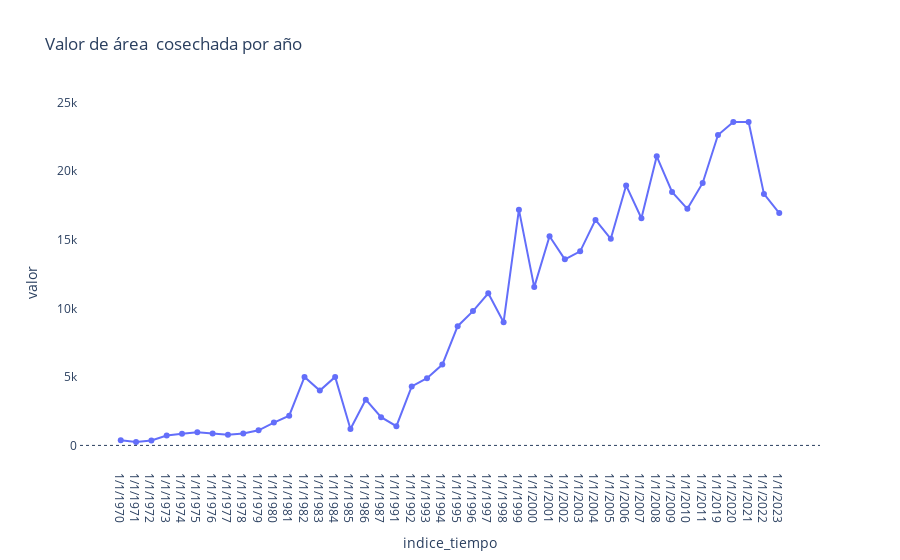

Notebook code cell kept with this figure:
### Markdown cell above
### Gráfico de valor por área cosechada por año

### Code cell
Valores = mercedes.groupby("indice_tiempo")["valor"].mean().reset_index()

fig = px.line(Valores, x="indice_tiempo", y = "valor", markers=True,  title = "Valor de área  cosechada por año")

fig.add_hline(0, line_width = 1, line_dash = "dot")

fig.update_layout({
'plot_bgcolor': 'white',
'paper_bgcolor': 'white',
})
fig.update_xaxes(showline=True, linewidth=1, linecolor='white')
fig.update_yaxes(showline=True, linewidth=1, linecolor='white')

fig.add_annotation(
    text = ("Source:https://datos.magyp.gob.ar/dataset?tags=arroz&_tags_limit=0"), showarrow=False, x = 0, y = -0.30
    , xref='paper', yref='paper', xanchor='left', yanchor='bottom', xshift=-1, yshift=-5
    , font=dict(size=10, color="darkgrey"), align="left")

fig.show()

### Figure 1 — Plotly figure (JSON) as saved in the notebook; plotly's stock layout.template omitted (floating-point values rounded to 4 significant figures)
{"data": [{"hovertemplate": "indice_tiempo=%{x}<br>valor=%{y}<extra></extra>", "legendgroup": "", "line": {"color": "#636efa", "dash": "solid"}, "marker": {"symbol": "circle"}, "mode": "lines+markers", "name": "", "orientation": "v", "showlegend": false, "type": "scatter", "x": ["1/1/1970", "1/1/1971", "1/1/1972", "1/1/1973", "1/1/1974", "1/1/1975", "1/1/1976", "1/1/1977", "1/1/1978", "1/1/1979", "1/1/1980", "1/1/1981", "1/1/1982", "1/1/1983", "1/1/1984", "1/1/1985", "1/1/1986", "1/1/1987", "1/1/1991", "1/1/1992", "1/1/1993", "1/1/1994", "1/1/1995", "1/1/1996", "1/1/1997", "1/1/1998", "1/1/1999", "1/1/2000", "1/1/2001", "1/1/2002", "1/1/2003", "1/1/2004", "1/1/2005", "1/1/2006", "1/1/2007", "1/1/2008", "1/1/2009", "1/1/2010", "1/1/2011", "1/1/2019", "1/1/2020", "1/1/2021", "1/1/2022", "1/1/2023"], "xaxis": "x", "y": [380, 245, 360, 720, 845, 960, 870, 775, 875, 1100, 1665, 2170, 5000, 4000, 5000, 1200, 3340, 2060, 1400, 4300, 4900, 5900, 8700, 9800, 11100, 8990, 17200, 11550, 15260, 13575, 14160, 16453, 15075, 18970, 16575, 21095, 18490, 17260, 19150, 22650, 23600, 23600, 18350, 16950], "yaxis": "y"}], "layout": {"annotations": [{"align": "left", "font": {"color": "darkgrey", "size": 10}, "showarrow": false, "text": "Source:https://datos.magyp.gob.ar/dataset?tags=arroz&_tags_limit=0", "x": 0, "xanchor": "left", "xref": "paper", "xshift": -1, "y": -0.3, "yanchor": "bottom", "yref": "paper", "yshift": -5}], "autosize": true, "legend": {"tracegroupgap": 0}, "paper_bgcolor": "white", "plot_bgcolor": "white", "shapes": [{"line": {"dash": "dot", "width": 1}, "type": "line", "x0": 0, "x1": 1, "xref": "x domain", "y0": 0, "y1": 0, "yref": "y"}], "title": {"text": "Valor de área  cosechada por año"}, "xaxis": {"anchor": "y", "autorange": true, "domain": [0, 1], "linecolor": "white", "linewidth": 1, "range": [-2.707, 45.71], "showline": true, "title": {"text": "indice_tiempo"}, "type": "category"}, "yaxis": {"anchor": "x", "autorange": true, "domain": [0, 1], "linecolor": "white", "linewidth": 1, "range": [-1690.0, 25530.0], "showline": true, "title": {"text": "valor"}, "type": "linear"}}}
